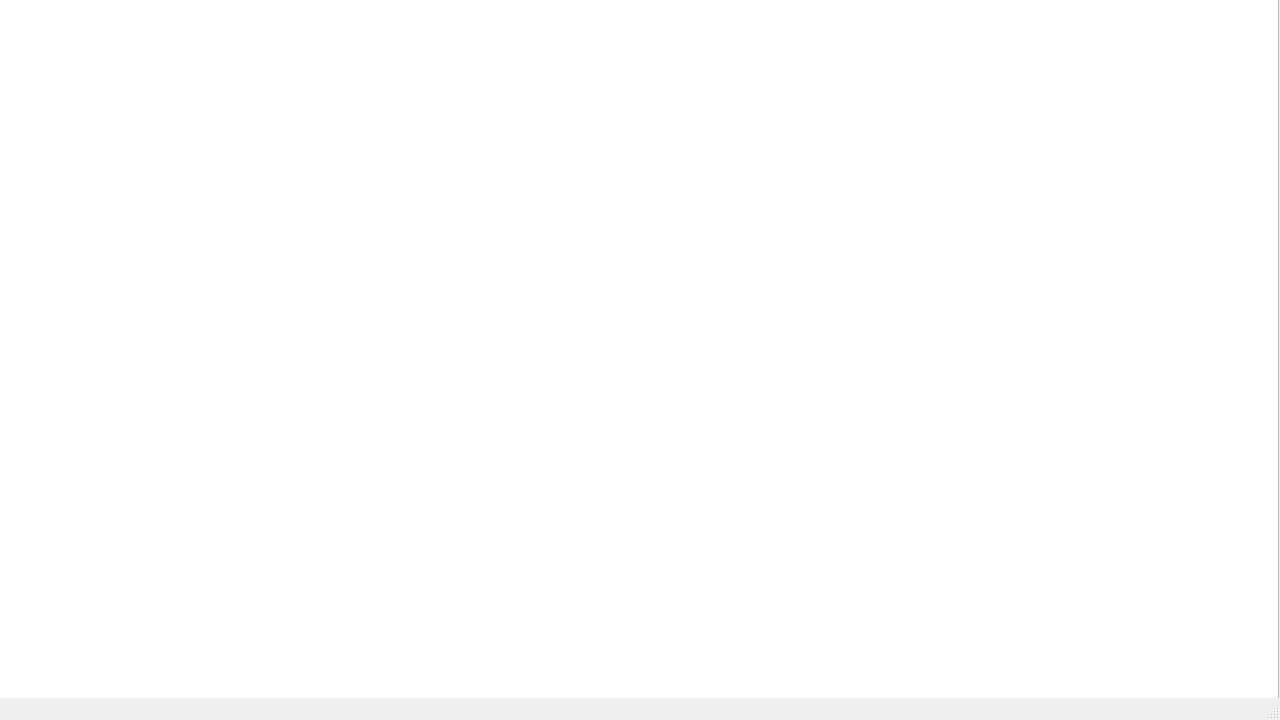
<?xml version="1.0" encoding="UTF-8"?>
<ui version="4.0">
 <class>MainWindow</class>
 <widget class="QMainWindow" name="MainWindow">
  <property name="geometry">
   <rect>
    <x>0</x>
    <y>0</y>
    <width>1280</width>
    <height>720</height>
   </rect>
  </property>
  <property name="windowTitle">
   <string>MainWindow</string>
  </property>
  <widget class="QWidget" name="centralwidget">
   <widget class="QGraphicsView" name="graphicsView">
    <property name="geometry">
     <rect>
      <x>-1</x>
      <y>-1</y>
      <width>1280</width>
      <height>720</height>
     </rect>
    </property>
   </widget>
  </widget>
  <widget class="QMenuBar" name="menubar">
   <property name="geometry">
    <rect>
     <x>0</x>
     <y>0</y>
     <width>1280</width>
     <height>21</height>
    </rect>
   </property>
  </widget>
  <widget class="QStatusBar" name="statusbar"/>
 </widget>
 <resources/>
 <connections/>
</ui>
